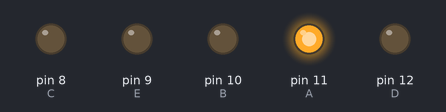
The sketch below on a simulated Arduino Uno, built with avr-gcc and run on an emulated ATmega328P. Parts: output pins drawn as LEDs (lit = HIGH).

Above: at 0.2 s.
At 1.2 s:
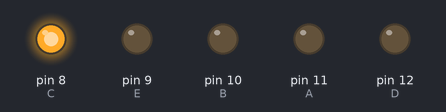
At 1.7 s:
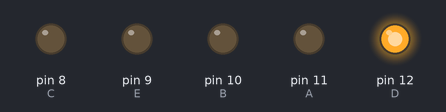
At 2.2 s:
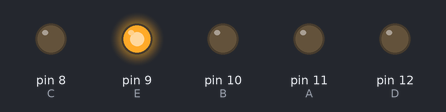
At 4.7 s:
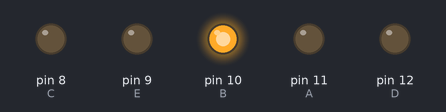
Timing chart, 0 to 5.2 s (numbered marks = the images above):
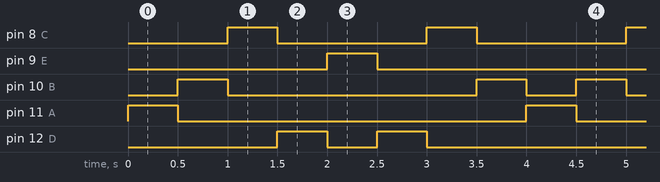

Measured:
- by itself, pin 8 (C): alternates HIGH for 0.50 s and LOW for 1.5 s
- by itself, pin 9 (E), pin 11 (A): alternates HIGH for 0.50 s and LOW for 3.5 s
- by itself, pin 10 (B): repeats every 4.0 s: LOW 2.5 s, HIGH 0.50 s, LOW 0.50 s, HIGH 0.50 s
- by itself, pin 12 (D): repeats every 4.0 s: LOW 0.50 s, HIGH 0.50 s, LOW 2.5 s, HIGH 0.50 s

The sketch:

lampu_belajar.ino
```cpp
int A = 11;
int B = 10;
int C = 8;
int D = 12;
int E = 9;

void setup() {
pinMode(A, OUTPUT);
pinMode(B, OUTPUT);
pinMode(C, OUTPUT);
pinMode(D, OUTPUT);
pinMode(E, OUTPUT);
}

void lampumati() {
  digitalWrite(A, LOW);
  digitalWrite(B, LOW);
  digitalWrite(C, LOW);
  digitalWrite(D, LOW);
  digitalWrite(E, LOW);
}

void loop() {

  lampumati();
  digitalWrite(A, HIGH);
  delay(500);

  lampumati();
  digitalWrite(B, HIGH);
  delay(500);

  lampumati();
  digitalWrite(C, HIGH);
  delay(500);

  lampumati();
  digitalWrite(D, HIGH);
  delay(500);

  lampumati();
  digitalWrite(E, HIGH);
  delay(500);

  lampumati();
  digitalWrite(D, HIGH);
  delay(500);

  lampumati();
  digitalWrite(C, HIGH);
  delay(500);

  lampumati();
  digitalWrite(B, HIGH);
  delay(500);
}
```
